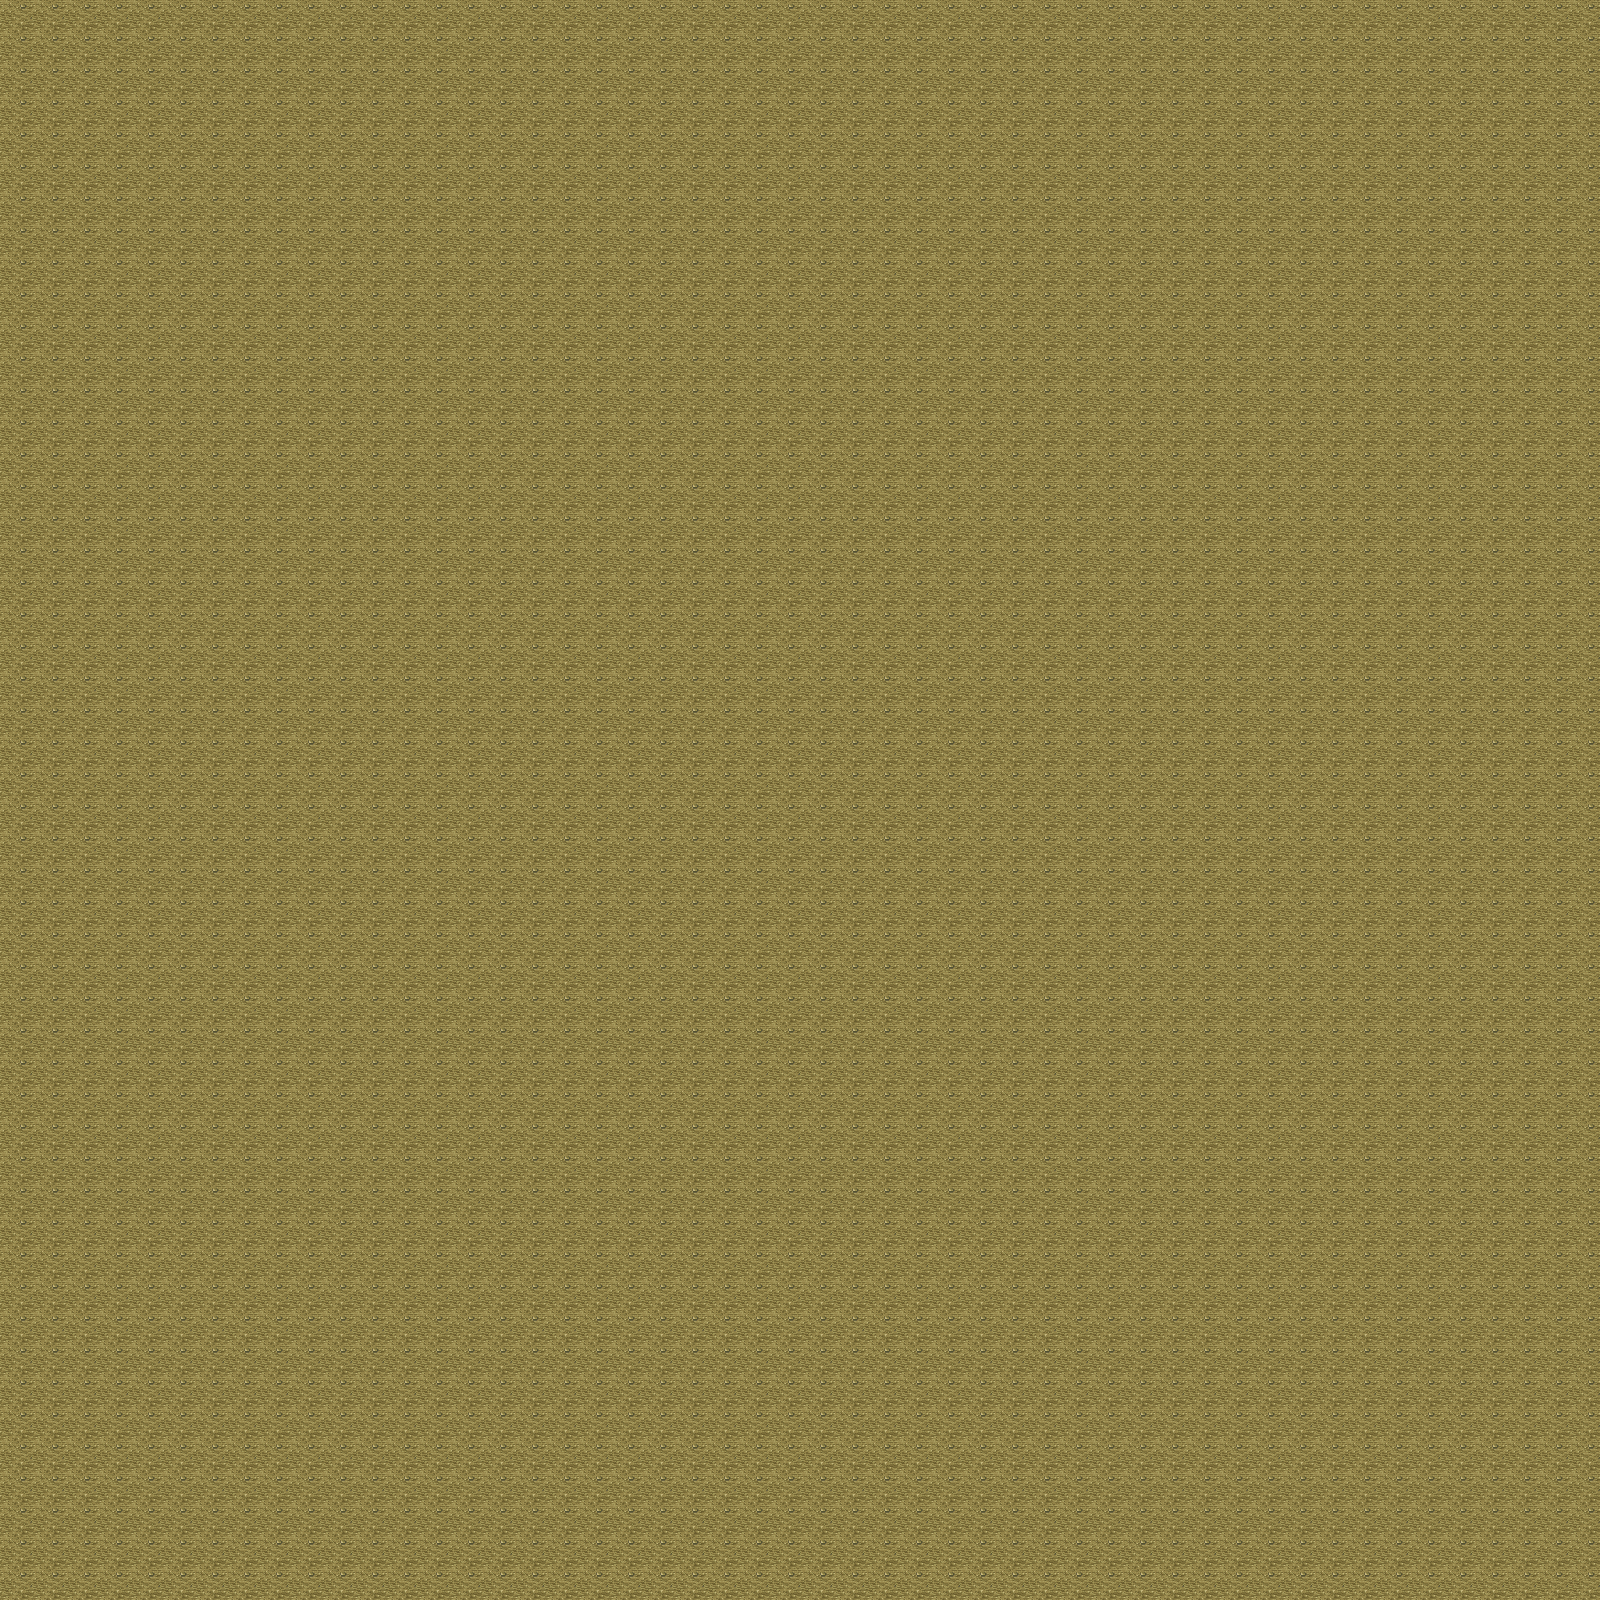

This is a level from a 2D game, rendered from its Tiled map with the project's own tilesets. A one-line summary and the map file follow, with tile-layer data summarised:
An orthogonal 50x50 tile map with 32x32 px tiles, 1 tile layer (Tile Layer 1).

<map version="1.2" tiledversion="1.3.3" orientation="orthogonal" renderorder="right-down" width="50" height="50" tilewidth="32" tileheight="32" infinite="0" nextlayerid="2" nextobjectid="1">
 <tileset firstgid="1" name="hyptosis_til-art-batch-2" tilewidth="32" tileheight="32" tilecount="900" columns="30">
  <image source="hyptosis_til-art-batch-2.png" width="960" height="960" />
 </tileset>
 <layer id="1" name="Tile Layer 1" width="50" height="50">
  <properties>
   <property name="layerDepth" type="float" value="0.9" />
  </properties>
  <data>[2500 cells, 2500 non-empty, 1 distinct tile ids]</data>
 </layer>
</map>
